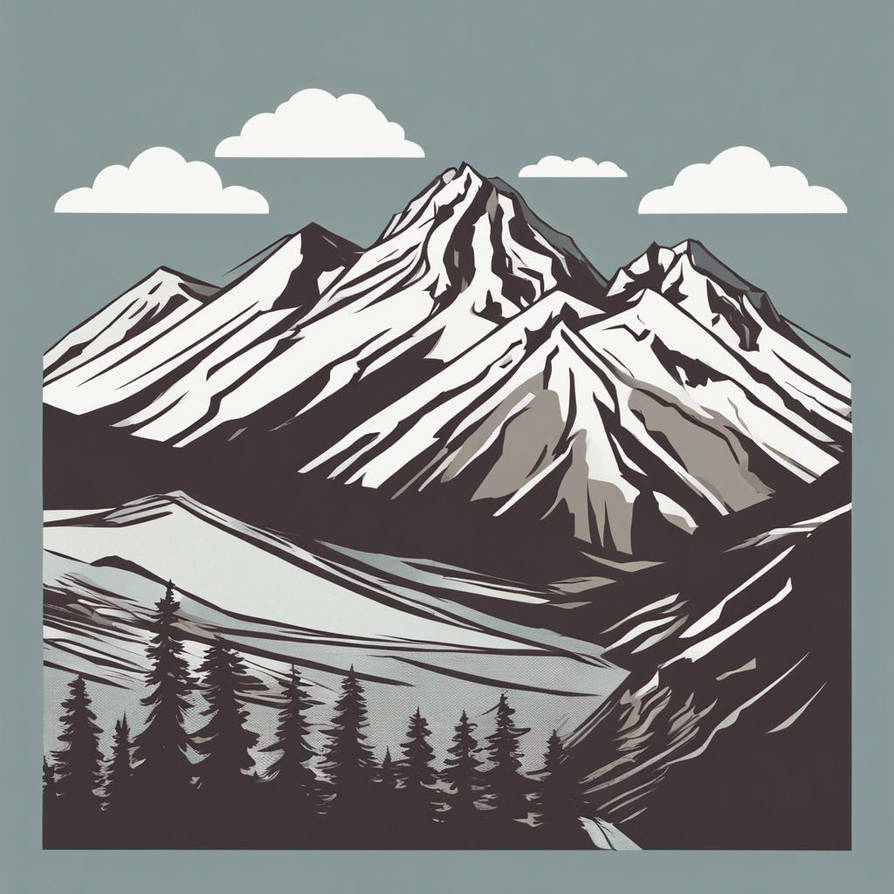
#> input picture comp3625_examples/doc_the_dwarf/images/img_0.png, 894 x 894 px; its folder holds 2 pictures in this run
$ python main.py
#> lines starting #> are read from the running program, lines starting #| are printed output that depends on the picture
### comp3625_examples/doc_the_dwarf/environment.py
import numpy as np
import matplotlib.pyplot as plt
from imageio.v3 import imread
import os


class MiningGame:
    """
    A very simple game: choose from two mines and receive a reward. Deduce which mine gives better reward overall
    """

    def __init__(self, n_mines=2, render_delay=0.001):
#> called with n_mines = 2, render_delay = 0.001
        assert n_mines >= 2
        self.n_mines = n_mines
        self.reward_probabilities = [0.4, 0.6] + [0.5] * (n_mines-2)
        np.random.shuffle(self.reward_probabilities)
        dirname = os.path.dirname(__file__)
        self.im = np.hstack([imread(f'{dirname}/images/img_{i % 2}.png') for i in range(n_mines)])
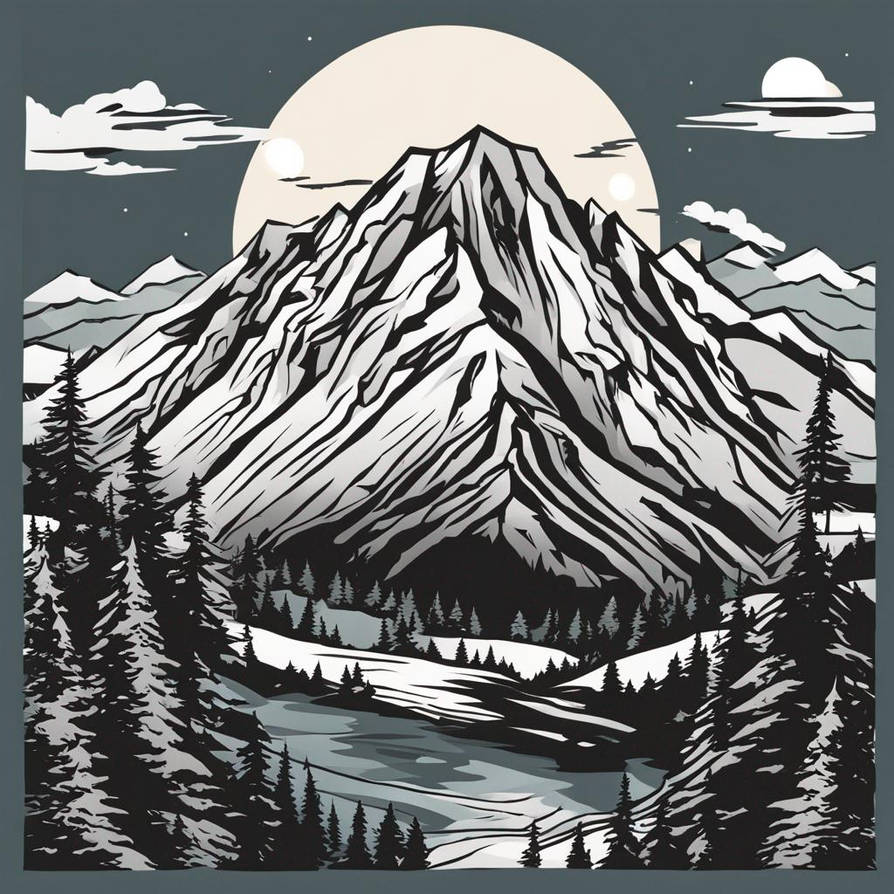
#> input picture comp3625_examples/doc_the_dwarf/images/img_1.png, 894 x 894 px
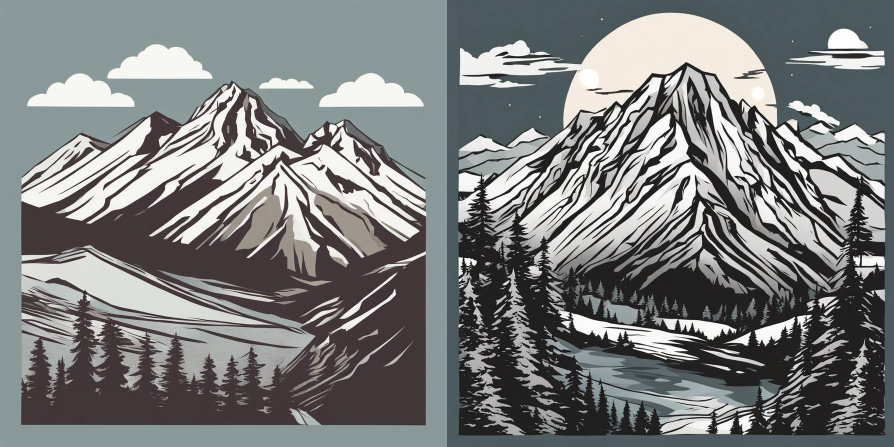
#> self.im: shape (894, 1788, 3) (shown at 1/2 size); mean R, G, B 123.6, 125.7, 125.7
        self.render_delay = render_delay
        self._render()

    def choose_mine(self, mine_number: int):
        """
        select a place to mine
        :param mine_number: mine number 0 or 1
        :return: reward obtained
        """
        reward = -1
        if np.random.random() < self.reward_probabilities[mine_number]:
            reward = 1

        self._render(mine_number, reward)
        return reward

    def _render(self, choice: int = None, reward: float = None):
        plt.cla()

        plt.imshow(self.im)
        plt.xticks([])
        plt.yticks([])

        for i in range(self.n_mines):
            plt.text(x=0 + 900 * i, y=10, s=f"mine {i}", c='w', va='top')

        if reward is not None and choice is not None:
            plt.text(x=np.random.randint(100, 600) + choice * 900,
                     y=np.random.randint(100, 900),
                     s=f'${"+" if reward > 0 else ""}{reward}',
                     fontsize=20, fontweight='bold', backgroundcolor='w',
                     c='r' if reward < 0 else 'y')

        plt.pause(self.render_delay)

### comp3625_examples/doc_the_dwarf/main.py
from environment import MiningGame
import numpy as np
import pandas as pd
import matplotlib.pyplot as plt

# instantiate the game
game = MiningGame(n_mines=2)
cumulative_reward = 0

# local variables
perceived_values = [1, 1]
alpha = 0.05

# setup a dataframe to store perceived values over time
perceptions = pd.DataFrame()

# repeatedly ask user to choose a place to mine, and execute their choice
for step in range(150):
    # choice = int(input("choose a place to mine (0 or 1): "))
    # choice = np.argmax(perceived_values)
    choice = np.random.choice([0, 1])
    reward = game.choose_mine(choice)
    print(f"reward: {reward}, cumulative reward: {cumulative_reward}")
    perceived_values[choice] += alpha * (reward - perceived_values[choice])
    perceptions.loc[step, 'perceived_0'] = perceived_values[0]
    perceptions.loc[step, 'perceived_1'] = perceived_values[1]

p_rewards = np.array(game.reward_probabilities)
print(p_rewards + (1-p_rewards) * -1)
perceptions[['true_0', 'true_1']] = p_rewards + (1-p_rewards) * -1

plt.close()
plt.plot(perceptions['perceived_0'], 'r')
plt.plot(perceptions['perceived_1'], 'b')
plt.plot(perceptions['true_0'], 'r:')
plt.plot(perceptions['true_1'], 'b:')
plt.legend(['perceived value 0', 'perceived value 1', 'true value 0', 'true value 1'])
plt.show()
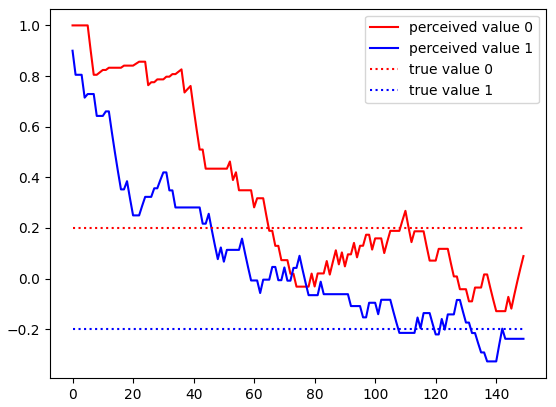
#> figure drawn by matplotlib, 1 panel; curve peaks at x = 0, y = 1; curve peaks at x = 0, y = 0.9
